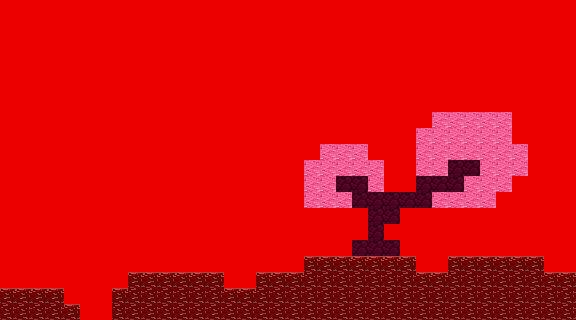

A 2D game scene composited from a Tiled map and its tileset images. What follows is a short description and the map's XML, with every tile layer's data as written:
An orthogonal 36x20 tile map with 16x16 px tiles, 3 tile layers (Background, BackgroundPlatforms, Platforms).

<map version="1.10" tiledversion="1.10.2" orientation="orthogonal" renderorder="right-down" width="36" height="20" tilewidth="16" tileheight="16" infinite="0" nextlayerid="6" nextobjectid="1">
 <tileset firstgid="1" source="../tileset/original_sprites.tsx" />
 <layer id="1" name="Background" width="36" height="20">
  <data encoding="csv">
47,47,47,47,47,47,47,47,47,47,47,47,47,47,47,47,47,47,47,47,47,47,47,47,47,47,47,47,47,47,47,47,47,47,47,47,
47,47,47,47,47,47,47,47,47,47,47,47,47,47,47,47,47,47,47,47,47,47,47,47,47,47,47,47,47,47,47,47,47,47,47,47,
47,47,47,47,47,47,47,47,47,47,47,47,47,47,47,47,47,47,47,47,47,47,47,47,47,47,47,47,47,47,47,47,47,47,47,47,
47,47,47,47,47,47,47,47,47,47,47,47,47,47,47,47,47,47,47,47,47,47,47,47,47,47,47,47,47,47,47,47,47,47,47,47,
47,47,47,47,47,47,47,47,47,47,47,47,47,47,47,47,47,47,47,47,47,47,47,47,47,47,47,47,47,47,47,47,47,47,47,47,
47,47,47,47,47,47,47,47,47,47,47,47,47,47,47,47,47,47,47,47,47,47,47,47,47,47,47,47,47,47,47,47,47,47,47,47,
47,47,47,47,47,47,47,47,47,47,47,47,47,47,47,47,47,47,47,47,47,47,47,47,47,47,47,47,47,47,47,47,47,47,47,47,
47,47,47,47,47,47,47,47,47,47,47,47,47,47,47,47,47,47,47,47,47,47,47,47,47,47,47,49,49,49,49,49,47,47,47,47,
47,47,47,47,47,47,47,47,47,47,47,47,47,47,47,47,47,47,47,47,47,47,47,47,47,47,49,49,49,49,49,49,47,47,47,47,
47,47,47,47,47,47,47,47,47,47,47,47,47,47,47,47,47,47,47,47,49,49,49,47,47,47,49,49,49,49,49,49,49,47,47,47,
47,47,47,47,47,47,47,47,47,47,47,47,47,47,47,47,47,47,47,49,49,49,49,49,47,47,49,49,50,50,49,49,49,47,47,47,
47,47,47,47,47,47,47,47,47,47,47,47,47,47,47,47,47,47,47,49,49,50,50,49,47,47,50,50,50,49,49,49,47,47,47,47,
47,47,47,47,47,47,47,47,47,47,47,47,47,47,47,47,47,47,47,49,49,49,50,50,50,50,50,49,49,49,49,47,47,47,47,47,
47,47,47,47,47,47,47,47,47,47,47,47,47,47,47,47,47,47,47,47,47,47,47,50,50,47,47,47,47,47,47,47,47,47,47,47,
47,47,47,47,47,47,47,47,47,47,47,47,47,47,47,47,47,47,47,47,47,47,47,50,47,47,47,47,47,47,47,47,47,47,47,47,
47,47,47,47,47,47,47,47,47,47,47,47,47,47,47,47,47,47,47,47,47,47,50,50,50,47,47,47,47,47,47,47,47,47,47,47,
47,47,47,47,47,47,47,47,47,47,47,47,47,47,47,47,47,47,47,47,47,47,47,47,50,47,47,47,47,47,47,47,47,47,47,47,
47,47,47,47,47,47,47,47,47,47,47,47,47,47,47,47,47,47,47,47,47,47,47,47,47,47,47,47,47,47,47,47,47,47,47,47,
47,47,47,47,47,47,47,47,47,47,47,47,47,47,47,47,47,47,47,47,47,47,47,47,47,47,47,47,47,47,47,47,47,47,47,47,
47,47,47,47,47,47,47,47,47,47,47,47,47,47,47,47,47,47,47,47,47,47,47,47,47,47,47,47,47,47,47,47,47,47,47,47
</data>
 </layer>
 <layer id="4" name="BackgroundPlatforms" width="36" height="20">
  <data encoding="csv">
0,0,0,0,0,0,0,0,0,0,0,0,0,0,0,0,0,0,0,0,0,0,0,0,0,0,0,0,0,0,0,0,0,0,0,0,
0,0,0,0,0,0,0,0,0,0,0,0,0,0,0,0,0,0,0,0,0,0,0,0,0,0,0,0,0,0,0,0,0,0,0,0,
0,0,0,0,0,0,0,0,0,0,0,0,0,0,0,0,0,0,0,0,0,0,0,0,0,0,0,0,0,0,0,0,0,0,0,0,
0,0,0,0,0,0,0,0,0,0,0,0,0,0,0,0,0,0,0,0,0,0,0,0,0,0,0,0,0,0,0,0,0,0,0,0,
0,0,0,0,0,0,0,0,0,0,0,0,0,0,0,0,0,0,0,0,0,0,0,0,0,0,0,0,0,0,0,0,0,0,0,0,
0,0,0,0,0,0,0,0,0,0,0,0,0,0,0,0,0,0,0,0,0,0,0,0,0,0,0,0,0,0,0,0,0,0,0,0,
0,0,0,0,0,0,0,0,0,0,0,0,0,0,0,0,0,0,0,0,0,0,0,0,0,0,0,0,0,0,0,0,0,0,0,0,
0,0,0,0,0,0,0,0,0,0,0,0,0,0,0,0,0,0,0,0,0,0,0,0,0,0,0,0,0,0,0,0,0,0,0,0,
0,0,0,0,0,0,0,0,0,0,0,0,0,0,0,0,0,0,0,0,0,0,0,0,0,0,0,0,0,0,0,0,0,0,0,0,
0,0,0,0,0,0,0,0,0,0,0,0,0,0,0,0,0,0,0,0,0,0,0,0,0,0,0,0,0,0,0,0,0,0,0,0,
0,0,0,0,0,0,0,0,0,0,0,0,0,0,0,0,0,0,0,0,0,0,0,0,0,0,0,0,0,0,0,0,0,0,0,0,
0,0,0,0,0,0,0,0,0,0,0,0,0,0,0,0,0,0,0,0,0,0,0,0,0,0,0,0,0,0,0,0,0,0,0,0,
0,0,0,0,0,0,0,0,0,0,0,0,0,0,0,0,0,0,0,0,0,0,0,0,0,0,0,0,0,0,0,0,0,0,0,0,
0,0,0,0,0,0,0,0,0,0,0,0,0,0,0,0,0,0,0,0,0,0,0,0,0,0,0,0,0,0,0,0,0,0,0,0,
0,0,0,0,0,0,0,0,0,0,0,0,0,0,0,0,0,0,0,0,0,0,0,0,0,0,0,0,0,0,0,0,0,0,0,0,
0,0,0,0,0,0,0,0,0,0,0,0,0,0,0,0,0,0,0,0,0,0,0,0,0,0,0,0,0,0,0,0,0,0,0,0,
0,0,0,0,0,0,0,0,0,0,0,0,0,0,0,0,0,0,0,58,58,58,58,58,58,58,0,0,58,58,58,58,58,58,0,0,
0,0,0,0,0,0,0,0,58,58,58,58,58,58,0,0,58,58,58,57,57,57,57,57,57,58,58,58,58,57,57,57,57,58,58,58,
58,58,58,58,0,0,0,58,58,58,57,57,57,58,58,58,58,57,57,57,57,57,57,57,57,57,57,57,57,57,57,57,57,58,58,58,
57,57,57,58,58,0,0,58,57,57,57,57,57,57,57,57,57,57,57,57,57,57,57,57,57,57,57,57,57,57,57,57,57,57,57,57
</data>
 </layer>
 <layer id="2" name="Platforms" width="36" height="20">
  <data encoding="csv">
0,0,0,0,0,0,0,0,0,0,0,0,0,0,0,0,0,0,0,0,0,0,0,0,0,0,0,0,0,0,0,0,0,0,0,0,
0,0,0,0,0,0,0,0,0,0,0,0,0,0,0,0,0,0,0,0,0,0,0,0,0,0,0,0,0,0,0,0,0,0,0,0,
0,0,0,0,0,0,0,0,0,0,0,0,0,0,0,0,0,0,0,0,0,0,0,0,0,0,0,0,0,0,0,0,0,0,0,0,
0,0,0,0,0,0,0,0,0,0,0,0,0,0,0,0,0,0,0,0,0,0,0,0,0,0,0,0,0,0,0,0,0,0,0,0,
0,0,0,0,0,0,0,0,0,0,0,0,0,0,0,0,0,0,0,0,0,0,0,0,0,0,0,0,0,0,0,0,0,0,0,0,
0,0,0,0,0,0,0,0,0,0,0,0,0,0,0,0,0,0,0,0,0,0,0,0,0,0,0,0,0,0,0,0,0,0,0,0,
0,0,0,0,0,0,0,0,0,0,0,0,0,0,0,0,0,0,0,0,0,0,0,0,0,0,0,0,0,0,0,0,0,0,0,0,
0,0,0,0,0,0,0,0,0,0,0,0,0,0,0,0,0,0,0,0,0,0,0,0,0,0,0,0,0,0,0,0,0,0,0,0,
0,0,0,0,0,0,0,0,0,0,0,0,0,0,0,0,0,0,0,0,0,0,0,0,0,0,0,0,0,0,0,0,0,0,0,0,
0,0,0,0,0,0,0,0,0,0,0,0,0,0,0,0,0,0,0,0,0,0,0,0,0,0,0,0,0,0,0,0,0,0,0,0,
0,0,0,0,0,0,0,0,0,0,0,0,0,0,0,0,0,0,0,0,0,0,0,0,0,0,0,0,0,0,0,0,0,0,0,0,
0,0,0,0,0,0,0,0,0,0,0,0,0,0,0,0,0,0,0,0,0,0,0,0,0,0,0,0,0,0,0,0,0,0,0,0,
0,0,0,0,0,0,0,0,0,0,0,0,0,0,0,0,0,0,0,0,0,0,0,0,0,0,0,0,0,0,0,0,0,0,0,0,
0,0,0,0,0,0,0,0,0,0,0,0,0,0,0,0,0,0,0,0,0,0,0,0,0,0,0,0,0,0,0,0,0,0,0,0,
0,0,0,0,0,0,0,0,0,0,0,0,0,0,0,0,0,0,0,0,0,0,0,0,0,0,0,0,0,0,0,0,0,0,0,0,
0,0,0,0,0,0,0,0,0,0,0,0,0,0,0,0,0,0,0,0,0,0,0,0,0,0,0,0,0,0,0,0,0,0,0,0,
0,0,0,0,0,0,0,0,0,0,0,0,0,0,0,0,0,0,0,58,58,58,58,58,58,58,0,0,58,58,58,58,58,58,0,0,
0,0,0,0,0,0,0,0,58,58,58,58,58,58,0,0,58,58,58,0,0,0,0,0,0,57,58,58,57,0,0,0,0,57,58,58,
58,58,58,58,0,0,0,58,57,57,0,0,0,57,58,58,57,0,0,0,0,0,0,0,0,0,0,0,0,0,0,0,0,57,57,57,
0,0,0,57,58,0,0,57,0,0,0,0,0,0,0,0,0,0,0,0,0,0,0,0,0,0,0,0,0,0,0,0,0,0,0,0
</data>
 </layer>
</map>
